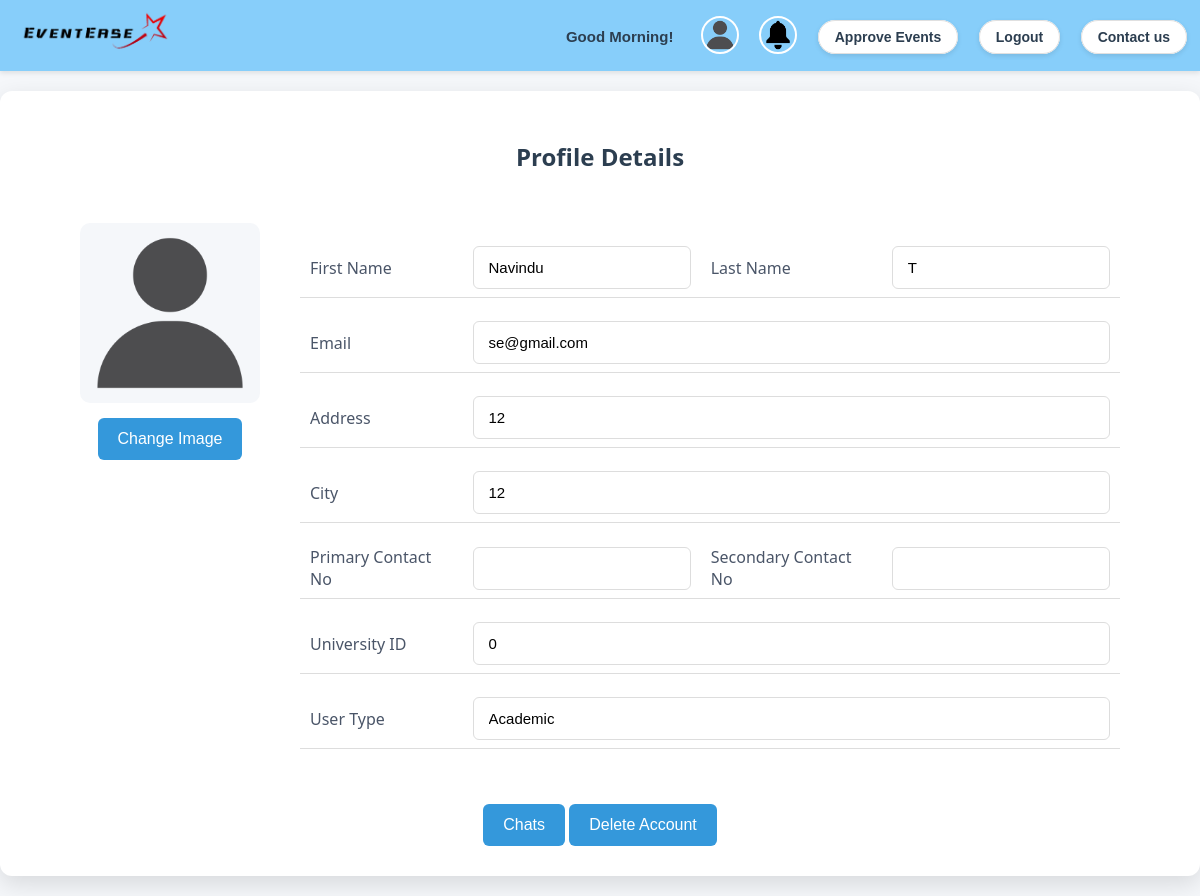
The page /userprofile.php (signed in) on the database its author committed.
### tables this page shows
CREATE TABLE `users` (
  `No` int(11) NOT NULL,
  `username` varchar(50) NOT NULL,
  `password` varchar(255) NOT NULL,
  `fname` varchar(50) DEFAULT NULL,
  `lname` varchar(50) DEFAULT NULL,
  `email` varchar(100) NOT NULL,
  `usertype` varchar(50) NOT NULL,
  `id` varchar(50) DEFAULT NULL,
  `address` varchar(255) DEFAULT NULL,
  `city` varchar(100) DEFAULT NULL,
  `profile_picture` varchar(255) DEFAULT NULL,
  `status` int(11) NOT NULL,
  `created_at` timestamp NOT NULL DEFAULT current_timestamp(),
  `updated_at` timestamp NOT NULL DEFAULT current_timestamp() ON UPDATE current_timestamp()
);

CREATE TABLE `roles` (
  `role_id` varchar(50) NOT NULL,
  `role_name` varchar(50) NOT NULL
);

### app/Controllers/UserProfileController.php (called while the page is built, shortened)
<?php
class UserProfileController
{
    private $usermodel;
    public function __construct(Database $database)
    {
        $this->usermodel = new UserModel($database);
    }
    public function index()
    {
        $database = new Database();
        $username = isset($_SESSION['username']) ? $_SESSION['username'] : null;
        $userData = $this->usermodel->getUserData($username, $database);
        require __DIR__ . '/../Views/events/userprofile.php';
    }
}

### app/Models/UserModel.php (called while the page is built, shortened)
<?php
class UserModel {
    public function getUserData($username, Database $database) {
        $conn = $database->getConnection();
        $sql = "SELECT u.*, r.role_name, c.Cnt_num, os.*, o.*,em.*
                FROM users u
                JOIN roles r ON u.usertype = r.role_id
                LEFT JOIN contact_numbers c ON u.No = c.Cnt_no
                LEFT JOIN organizer_society as os ON u.No=os.organizer_no
                LEFT JOIN organizations as o ON os.organization_no=o.orgno
                Left join event_members as em ON u.No=em.member_id
                WHERE u.username = ?";
        $stmt = $conn->prepare($sql);
        $stmt->bind_param("s", $username);
        $stmt->execute();
        $result = $stmt->get_result();
        $userData = null;
        $contactNumbers = [];
        while ($row = $result->fetch_assoc()) {
            if (!$userData) {
                $userData = $row;
                unset($userData['Cnt_num']);
            }
        }
        if ($userData) {
            $userData['contact_numbers'] = $contactNumbers;
            return $userData;
        } else {
            return null;
        }
    }
}
?>

### app/Controllers/HeaderController.php (called while the page is built, shortened)
<?php
class HeaderController {
    private $usermodel;
    public function __construct() {
        $database = new Database();
        $conn = $database->getConnection();
        $this->usermodel = new UserModel($conn);
    }
    public function render() {
        $database = new Database();
        $username = isset($_SESSION['username']) ? $_SESSION['username'] : 'Guest';
        if ($username !== 'Guest') {
            $userData = $this->usermodel->getUserData($username, $database);
        }
        require __DIR__ . '/../Views/events/header.php';
    }
}
?>

### app/views/events/userprofile.php (the view, shortened to what this page needs)
<!DOCTYPE html>
<html lang="en">
<head>
    <link rel="stylesheet" type="text/css" href="./css/userprofile.css">
</head>
<body>
    <div class="box">
        <div class="container">
            <h2>Profile Details</h2>
            <div class="profile">
                <div class="profile-image">
                    <div class="image">
                        <img src="<?php if ($userData && $userData['profile_picture']) echo $userData['profile_picture']; else echo './images/profiles/adminlogo.png'; ?>" alt="Profile Picture">
                    </div>
                    <div class="imgbuttons">
                        <form action="user_controller.php?url=uploadProfilePicture" method="post" enctype="multipart/form-data">
                            <button type="button" class="upload-btn" onclick="document.getElementById('profile_picture').click();">Change Image</button>
                        </form>
                    </div>
                </div>
                <div class="profile-details">
                    <form id="profileForm" action="index.php?url=updateProfile.php" method="post">
                        <table>
                            <tr class="name-row">
                                <th><label for="fname">First Name</label></th>
                                <td>
                                    <input type="text" id="fname" name="fname" value="<?php if ($userData) echo $userData['fname']; ?>" oninput="showSaveButton()" required>
                                </td>
                                <th><label for="lname">Last Name</label></th>
                                <td>
                                    <input type="text" id="lname" name="lname" value="<?php if ($userData) echo $userData['lname']; ?>" oninput="showSaveButton()" required>
                                </td>
                            </tr>
                            <tr>
                                <th><label for="email">Email</label></th>
                                <td colspan="3"><input type="email" id="email" name="email" value="<?php if ($userData) echo $userData['email']; ?>" oninput="showSaveButton()" readonly></td>
                            </tr>
                            <tr>
                                <th><label for="address">Address</label></th>
                                <td colspan="3">
                                    <input type="text" id="address" name="address" value="<?php if ($userData) echo $userData['address']; ?>" oninput="showSaveButton()">
                                </td>
                            </tr>
                            <tr>
                                <th><label for="city">City</label></th>
                                <td colspan="3"><input type="text" id="city" name="city" value="<?php if ($userData) echo $userData['city']; ?>" oninput="showSaveButton()"></td>
                            </tr>
                            <tr>
                                <th><label for="contactno1">Primary Contact No</label></th>
                                <td>
                                    <input type="number" id="contactno1" name="contactno1" value="<?php if ($userData && isset($userData['contact_numbers'][0])) echo $userData['contact_numbers'][0]; ?>" oninput="showSaveButton()" required>
                                </td>
                                <th><label for="contactno2">Secondary Contact No</label></th>
                                <td>
                                    <input type="number" id="contactno2" name="contactno2" value="<?php if ($userData && isset($userData['contact_numbers'][1])) echo $userData['contact_numbers'][1]; ?>" oninput="showSaveButton()">
                                </td>
                            </tr>
                            <?php if ($userData && $userData['role_name'] !== 'Guest') : ?>
                                <tr>
                                    <th><label for="id">University ID</label></th>
                                    <td colspan="3"><input type="text" id="id" name="id" value="<?php echo $userData['id']; ?>" readonly></td>
                                </tr>
                            <?php endif; ?>
                            <tr>
                                <th><label for="usertype">User Type</label></th>
                                <td colspan="3"><input type="text" id="usertype" name="usertype" value="<?php if ($userData) echo $userData['role_name']; ?>" readonly></td>
                            </tr>
                        </table>
                        <div class="buttons">
                        </div>
                    </form>
                </div>
            </div>
            <div class="buttons">
                <button type="button" class="chat-btn" onclick="openchat()">Chats</button>
                <button type="button" class="delete-account-btn" onclick="confirmDelete()">Delete Account</button>
            </div>
        </div>
    </div>
</body>
</html>

### public/css/headerstyle.css (style rules this page uses)
body { margin: -1px; padding: -1px; font-family: Arial, Helvetica, sans-serif; }

### public/css/userprofile.css (style rules this page uses)
body { margin: 0; background-color: #f5f7fa; font-family: 'Segoe UI', Tahoma, Geneva, Verdana, sans-serif; }
.container { padding: 30px 80px; border-radius: 12px; margin: 20px auto; background-color: white; box-shadow: 0 8px 24px rgba(0, 0, 0, 0.12); width: fit-content; }
.container h2 { margin-bottom: 25px; color: #2c3e50; font-size: 24px; text-align: center; }
.profile { display: flex; gap: 40px; margin-top: 50px; }
.profile-image { width: 180px; height: 180px; justify-content: center; align-items: center; border-radius: 10px; background-color: #f5f7fa; }
.profile-image img { width: 100%; height: 100%; object-fit: cover; border-radius: 10px; }
.profile-details { flex: 1; display: flex; flex-direction: column; gap: 20px; }
label { font-size: 16px; font-weight: 500; color: #4a5568; }
input, select, textarea { width: 100%; border: 1px solid #ddd; border-radius: 6px; padding: 12px 15px; font-size: 15px; transition: border-color 0.3s, box-shadow 0.3s; box-sizing: border-box; }
button { background-color: #3498db; color: white; border: none; border-radius: 6px; font-size: 16px; font-weight: 500; padding: 12px 20px; cursor: pointer; transition: background-color 0.3s, transform 0.1s; }
table { width: 100%; background-color: transparent; border-spacing: 0 15px; }
th, td { text-align: left; padding: 8px 10px; border-bottom: 1px solid #ddd; }
th { font-weight: bold; color: #2c3e50; }
.imgbuttons { text-align: -webkit-center; padding-top: 10px; }
.buttons { text-align: -webkit-center; padding-top: 20px }

### rows shown on the page
users: fname "Navindu", lname "T", email "se@gmail.com", address "12", city "12", id "0", usertype "Academic"
